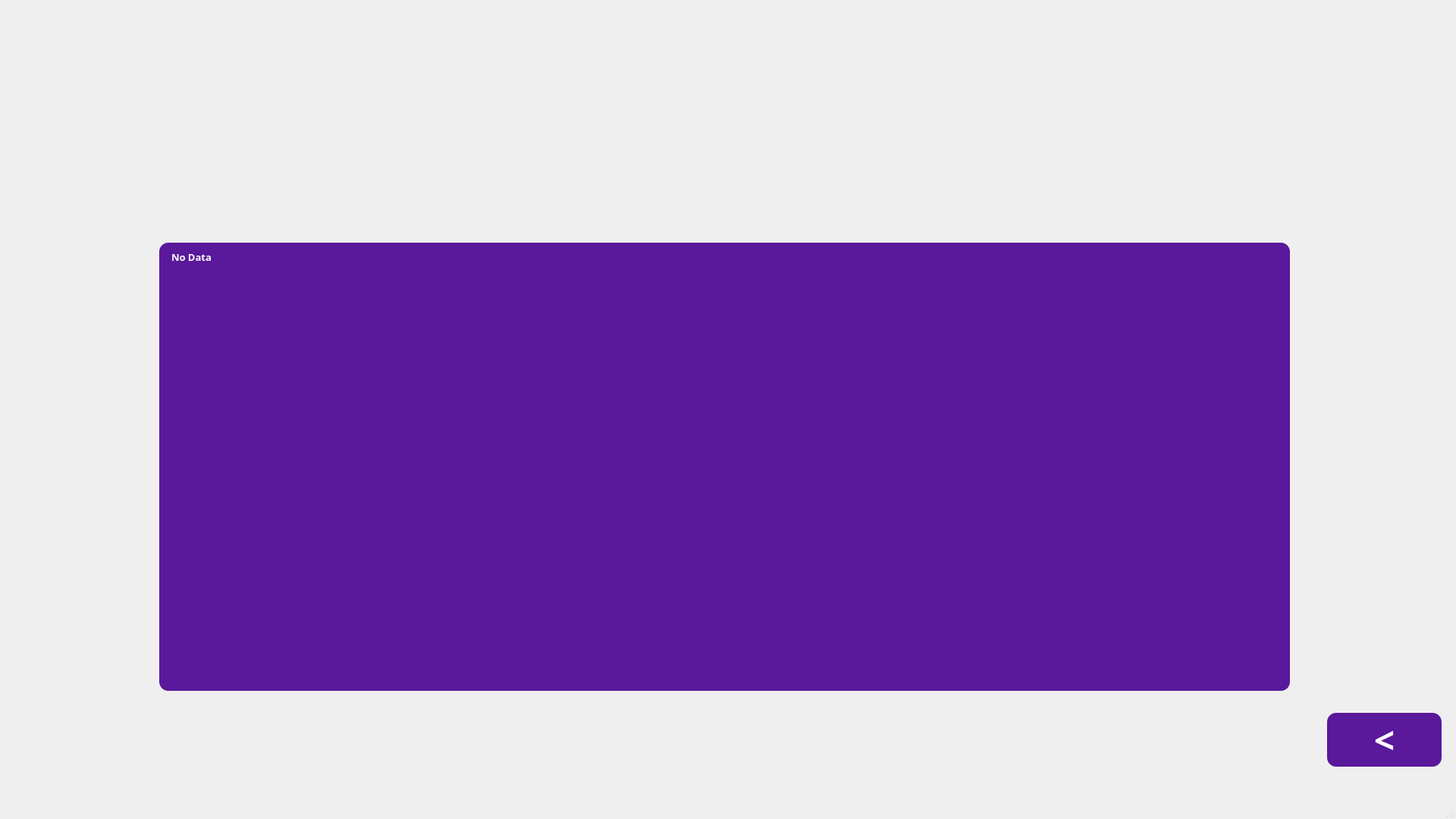
<?xml version="1.0" encoding="UTF-8"?>
<ui version="4.0">
 <class>InventoryPage</class>
 <widget class="QMainWindow" name="InventoryPage">
  <property name="geometry">
   <rect>
    <x>0</x>
    <y>0</y>
    <width>1920</width>
    <height>1080</height>
   </rect>
  </property>
  <property name="minimumSize">
   <size>
    <width>1920</width>
    <height>1080</height>
   </size>
  </property>
  <property name="maximumSize">
   <size>
    <width>1920</width>
    <height>1080</height>
   </size>
  </property>
  <property name="windowTitle">
   <string>MainWindow</string>
  </property>
  <widget class="QWidget" name="centralwidget">
   <widget class="QLabel" name="label">
    <property name="geometry">
     <rect>
      <x>0</x>
      <y>0</y>
      <width>1920</width>
      <height>1080</height>
     </rect>
    </property>
    <property name="sizePolicy">
     <sizepolicy hsizetype="Preferred" vsizetype="Preferred">
      <horstretch>0</horstretch>
      <verstretch>0</verstretch>
     </sizepolicy>
    </property>
    <property name="minimumSize">
     <size>
      <width>1920</width>
      <height>1080</height>
     </size>
    </property>
    <property name="maximumSize">
     <size>
      <width>1920</width>
      <height>1080</height>
     </size>
    </property>
    <property name="text">
     <string/>
    </property>
    <property name="pixmap">
     <pixmap>InventoryPic.png</pixmap>
    </property>
   </widget>
   <widget class="QLabel" name="DataLabel">
    <property name="geometry">
     <rect>
      <x>210</x>
      <y>320</y>
      <width>1491</width>
      <height>591</height>
     </rect>
    </property>
    <property name="font">
     <font>
      <family>Rockwell</family>
      <pointsize>10</pointsize>
      <weight>75</weight>
      <bold>true</bold>
     </font>
    </property>
    <property name="layoutDirection">
     <enum>Qt::LeftToRight</enum>
    </property>
    <property name="styleSheet">
     <string notr="true">QLabel {
    background-color: #5A189A;
    color: white;
    border-radius: 12px;
    padding: 6px 12px;
    font-weight: bold;
}
</string>
    </property>
    <property name="text">
     <string>No Data</string>
    </property>
    <property name="alignment">
     <set>Qt::AlignLeading|Qt::AlignLeft|Qt::AlignTop</set>
    </property>
   </widget>
   <widget class="QPushButton" name="InventoryBackBtn">
    <property name="geometry">
     <rect>
      <x>1750</x>
      <y>940</y>
      <width>151</width>
      <height>71</height>
     </rect>
    </property>
    <property name="font">
     <font>
      <family>Rockwell</family>
      <pointsize>36</pointsize>
      <weight>75</weight>
      <bold>true</bold>
     </font>
    </property>
    <property name="styleSheet">
     <string notr="true">
    background-color: #5A189A;
    color: white;
    border-radius: 12px;
    padding: 6px 12px;
    font-weight: bold;

</string>
    </property>
    <property name="text">
     <string>&lt;</string>
    </property>
   </widget>
  </widget>
  <widget class="QMenuBar" name="menubar">
   <property name="geometry">
    <rect>
     <x>0</x>
     <y>0</y>
     <width>1920</width>
     <height>26</height>
    </rect>
   </property>
  </widget>
  <widget class="QStatusBar" name="statusbar"/>
 </widget>
 <resources/>
 <connections/>
</ui>
